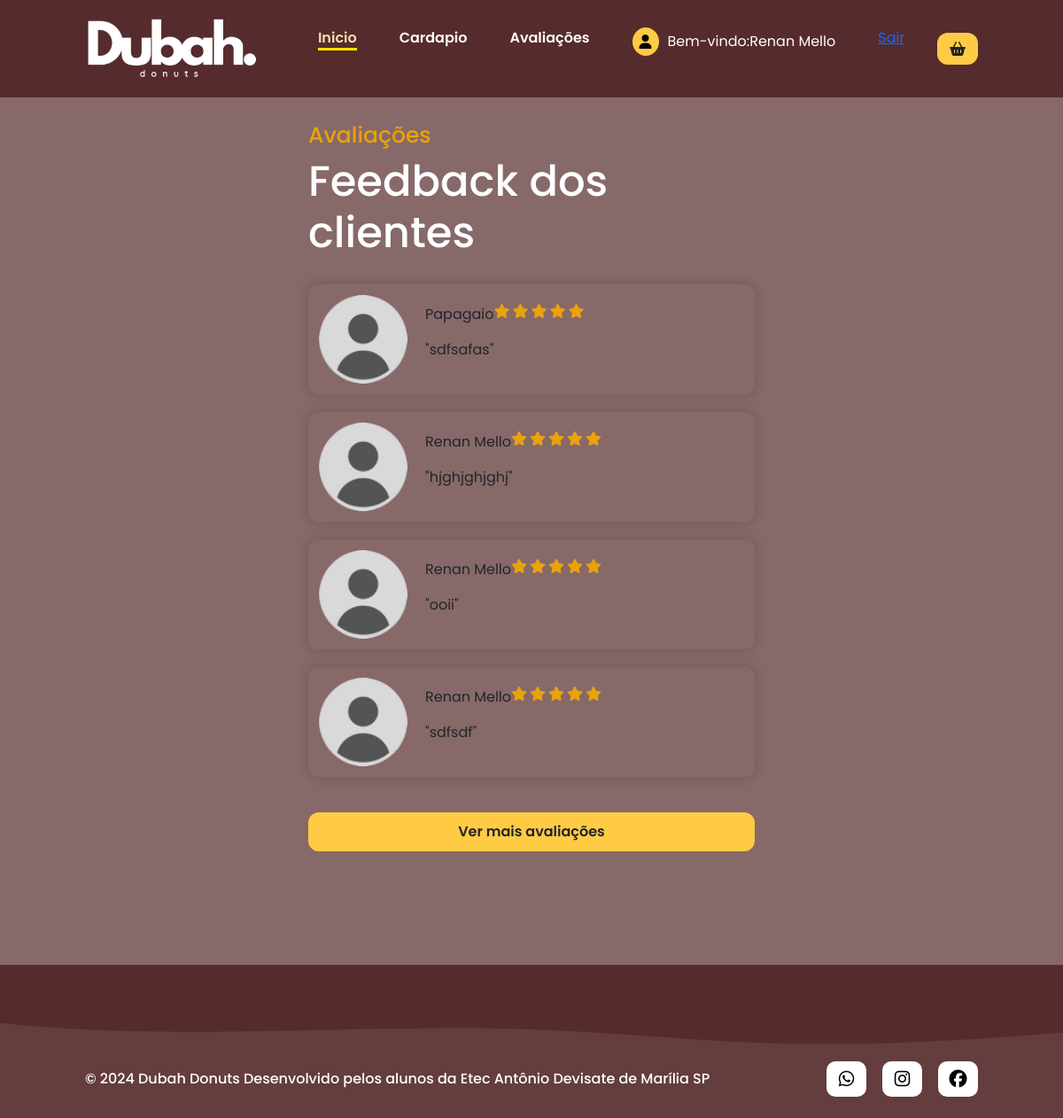
The page /tcc/index.php?pag=feedback (signed in) on the database its author committed.
### tables this page shows
CREATE TABLE `feedback` (
  `id_feedback` int(11) NOT NULL,
  `id_cliente` int(11) NOT NULL,
  `feedback` text NOT NULL,
  `data` datetime NOT NULL
);

CREATE TABLE `cliente` (
  `id_cliente` int(11) NOT NULL,
  `nome` varchar(60) NOT NULL,
  `email` varchar(255) NOT NULL,
  `senha` varchar(60) NOT NULL,
  `status` int(11) NOT NULL
);

### tcc/paginas/feedback.php (the view)
<section id="testimonials">
            <div id="testimonials_content">
                <h2 class="section-title">
                    Avaliações
                </h2>
                <h3 class="section-subtitle">
                    Feedback dos clientes
                </h3>
                <div id="feedbacks">
                <?php
require_once('conexao.php');
$query = $pdo->prepare("SELECT F.*, C.nome FROM feedback F INNER JOIN cliente C ON F.id_cliente=C.id_cliente ORDER BY F.id_feedback DESC ");
$query->execute();
$res = $query->fetchAll(PDO::FETCH_ASSOC);
$total = @count($res);
for($i = 0; $i<=$total-1; $i++){
    $cliente = $res[$i]['nome'];
    $feedback = $res[$i]['feedback'];
    ?>
    <div class="feedback">
                        <img src="imagens/user.png" class="feedback-avatar" alt="">
                        <div class="feedback-content">
                            <p class="nome">
                               <?=$cliente?>
                                <span class="starsback">
                                    <i class="fa-solid fa-star"></i>
                                    <i class="fa-solid fa-star"></i>
                                    <i class="fa-solid fa-star"></i>
                                    <i class="fa-solid fa-star"></i>
                                    <i class="fa-solid fa-star"></i>
                                </span>
                            </p>
                            <p>
                                "<?=$feedback?>"
                            </p>
                        </div>
                    </div>
    <?php
}
?>
                </div>
                <a href="index.php?pag=feedback" class="btn btn-default">
                    Ver mais avaliações
                </a>
            </div>
        </section>

### tcc/src/styles/style.css (style rules this page uses)
* { font-family: 'poppins', sans-serif; margin: 0; padding: 0; box-sizing: border-box; }
html { scroll-behavior: smooth; }
body { background-color: #562b2db4; }
section { padding: 28px 8%; }
.btn-default { border: none; display: flex; align-items: center; justify-content: center; background-color: #ffcb45; border-radius: 12px; padding: 10px 14px; font-weight: 600; box-shadow: 0px 0px 10px 2px rbga(0, 0, 0, 0.1); cursor: pointer; transition-duration: 0.3s; }
.section-title { color: #e9a209; font-size: 1.563rem; }
.section-subtitle { color: white; font-size: 2.1875rem; }

### tcc/src/styles/testimonials.css (style rules this page uses)
#testimonials { min-height: calc(100vh - 91px); display: flex; align-items: center; justify-content: center; gap: 48px; }
#testimonials .section-subtitle { font-size: 3rem; }
#testimonials_content { width: 50%; }
#feedbacks { display: flex; flex-direction: column; gap: 20px; margin-bottom: 40px; margin-top: 30px; }
.feedback { display: flex; align-items: center; gap: 20px; background-color: var(--color-neutral-0); padding: 12px; border-radius: 12px; box-shadow: 0px 0px 12px 4px rgba(0, 0, 0, 0.1); }
.feedback-avatar { width: 100px; height: 100px; border-radius: 100%; object-fit: cover; }
.feedback-content p { display: flex; justify-content: space-between; }
.feedback-content p span { color: #e9a209; }

### tcc/src/styles/feedbackmais.css (style rules this page uses)
.feedback-content { display: flex; flex-direction: column; }
.nome { display: flex; }
.starsback { display: flex; gap: 3px }

### rows shown on the page
feedback: id_cliente.nome "Papagaio", feedback "sdfsafas"
feedback: id_cliente.nome "Renan Mello", feedback "hjghjghjghj"
feedback: id_cliente.nome "Renan Mello", feedback "ooii"
feedback: id_cliente.nome "Renan Mello", feedback "sdfsdf"

### other values the page prints
$_SESSION['usuario']['nome'] "Renan Mello"
